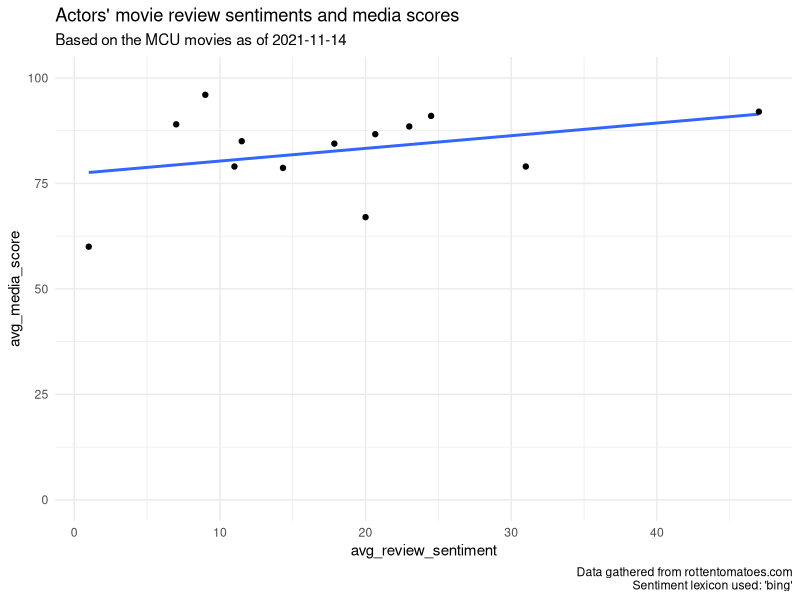
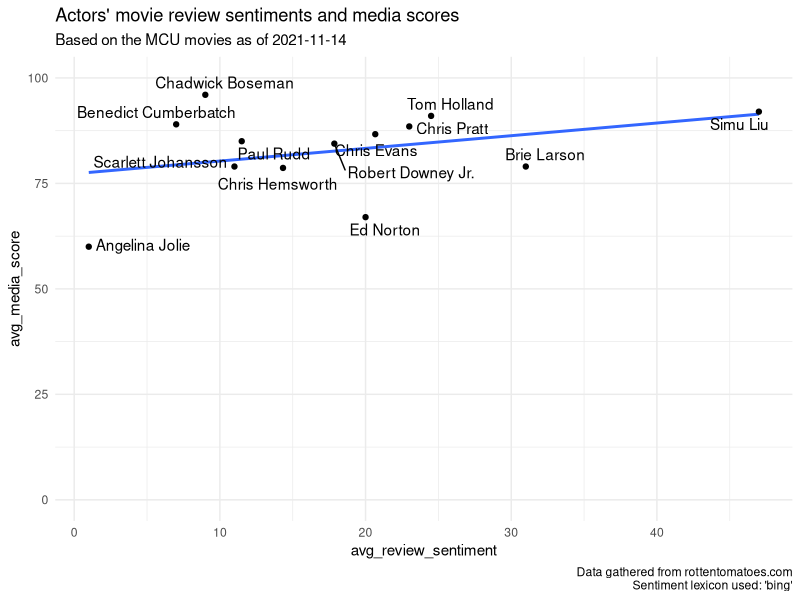

The R source for these figures, in order:
library(data.table)
library(ggplot2)
library(magrittr)
library(tidytext)


## Task 1
marvel_reviews_raw <- fread("week8/data/marvel_reviews_raw.csv")

marvel_reviews <- marvel_reviews_raw %>%
    .[, media_score := as.integer(gsub("%", "", media_score))] %>%
    .[, main_actor := stringr::str_match(cast, "^(.+), .+, .+$")[, 2]]
    # alternatively w/ gsub:
    # .[, main_actor := gsub(", .+, .+$", "", cast)]

sentiment_scores <- tidytext::get_sentiments(lexicon = "bing") %>%
    data.table() %>%
    .[, sentiment := ifelse(sentiment == "positive", 1, -1)]

movie_review_sentiments <- marvel_reviews %>%
    .[, .(title, short_review)] %>%
    unnest_tokens(input = "short_review", output = "word", drop = FALSE) %>%
    merge(sentiment_scores, by = "word") %>%
    .[, .(movie_review_sentiment_score = sum(sentiment)), by = c("title")]

actor_scores <- marvel_reviews %>%
    .[, .(main_actor, title, media_score)] %>%
    unique() %>%
    merge(movie_review_sentiments, by = c("title")) %>%
    .[, .(
            avg_media_score = mean(media_score),
            avg_review_sentiment = mean(movie_review_sentiment_score)
        ),
        by = "main_actor"
    ]

plot <- ggplot(
    actor_scores,
    aes(x = avg_review_sentiment, y = avg_media_score, label = main_actor)
) +
    geom_smooth(method = "lm", se = FALSE) +
    geom_point() +
    labs(
        title = "Actors' movie review sentiments and media scores",
        subtitle = "Based on the MCU movies as of 2021-11-14",
        caption = paste(
            "Data gathered from rottentomatoes.com",
            "Sentiment lexicon used: 'bing'",
            sep = "\n"
        )
    ) +
    ylim(c(0, 100)) +
    theme_minimal()

plot

plot + ggrepel::geom_text_repel()
